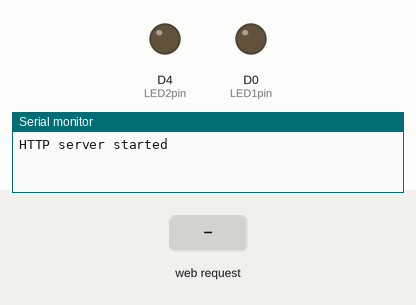
Simulated run of this sketch. Board: ESP8266 (NodeMCU). Parts: output pins drawn as LEDs (lit = HIGH), the last lines printed to the serial monitor. The test bench sets the inputs (shaded band).

Above: at 1.3 s.
1.4 s: HTTP request GET /led1on received
At 2.1 s:
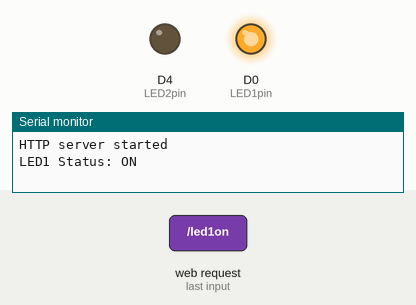
2.9 s: HTTP request GET /led2on received
At 3.3 s:
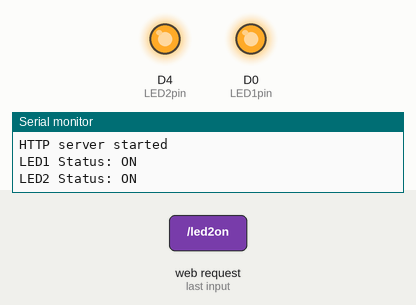
4.4 s: HTTP request GET /led1off received
At 5.6 s:
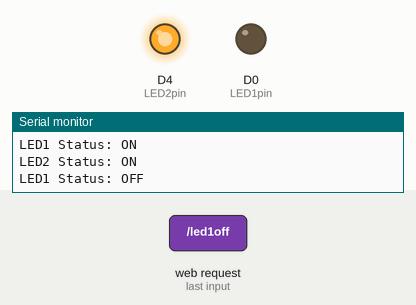
5.9 s: HTTP request GET /led2off received
At 6.7 s:
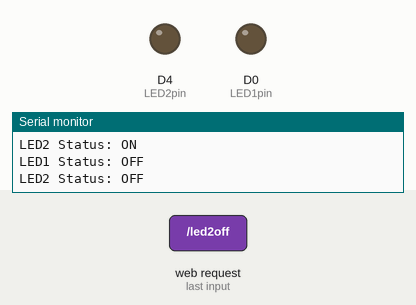
Timing chart, 0 to 8.4 s (numbered marks = the images above; inputs shaded):
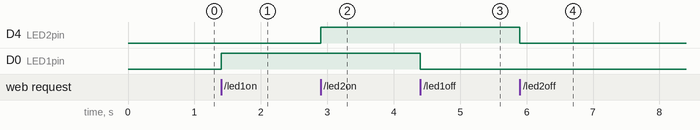

Measured:
- after the input at 1.4 s, D0 (LED1pin): LOW → HIGH at once
- after the input at 2.9 s, D4 (LED2pin): LOW → HIGH at once
- after the input at 4.4 s, D0 (LED1pin): HIGH → LOW at once
- after the input at 5.9 s, D4 (LED2pin): HIGH → LOW at once

The sketch:

Softap.ino
```cpp
#include <ESP8266WiFi.h>
#include <ESP8266WebServer.h>

const char* ssid = "Esp Mani";
const char* password = "cheppanu";

/* Put IP Address details */
IPAddress local_ip(114, 114, 114, 114);
IPAddress gateway(114, 114, 114, 114);
IPAddress subnet(255, 255, 255, 0);


ESP8266WebServer server(80);

uint8_t LED1pin = D0;
bool LED1status = LOW;

uint8_t LED2pin = D4;
bool LED2status = LOW;

void setup() {
  Serial.begin(115200);
  pinMode(LED1pin, OUTPUT);
  pinMode(LED2pin, OUTPUT);

  WiFi.softAP(ssid, password);
  WiFi.softAPConfig(local_ip, gateway, subnet);
  delay(100);

  server.on("/", handle_OnConnect);
  server.on("/led1on", handle_led1on);
  server.on("/led1off", handle_led1off);
  server.on("/led2on", handle_led2on);
  server.on("/led2off", handle_led2off);
  server.onNotFound(handle_NotFound);

  server.begin();
  Serial.println("HTTP server started");
}
void loop() {
  server.handleClient();
  if(LED1status)
  {digitalWrite(LED1pin, HIGH);}
  else
  {digitalWrite(LED1pin, LOW);}

  if(LED2status)
  {digitalWrite(LED2pin, HIGH);}
  else
  {digitalWrite(LED2pin, LOW);}
}

void handle_OnConnect() {
  LED1status = LOW;
  LED2status = LOW;
  Serial.println("LED1 Status: OFF | LED2 Status: OFF");
  server.send(200, "text/html", SendHTML(LED1status,LED2status));
}

void handle_led1on() {
  LED1status = HIGH;
  Serial.println("LED1 Status: ON");
  server.send(200, "text/html", SendHTML(true,LED2status));
}

void handle_led1off() {
  LED1status = LOW;
  Serial.println("LED1 Status: OFF");
  server.send(200, "text/html", SendHTML(false,LED2status));
}

void handle_led2on() {
  LED2status = HIGH;
  Serial.println("LED2 Status: ON");
  server.send(200, "text/html", SendHTML(LED1status,true));
}

void handle_led2off() {
  LED2status = LOW;
  Serial.println("LED2 Status: OFF");
  server.send(200, "text/html", SendHTML(LED1status,false));
}

void handle_NotFound(){
  server.send(404, "text/plain", "Not found");
}

String SendHTML(uint8_t led1stat,uint8_t led2stat){
  String ptr = "<!DOCTYPE html> <html>\n";
  ptr +="<head><meta name=\"viewport\" content=\"width=device-width, initial-scale=1.0, user-scalable=no\">\n";
  ptr +="<title>LED Control</title>\n";
  ptr +="<style>html { font-family: Helvetica; display: inline-block; margin: 0px auto; text-align: center;}\n";
  ptr +="body{margin-top: 50px;} h1 {color: #444444;margin: 50px auto 30px;} h3 {color: #444444;margin-bottom: 50px;}\n";
  ptr +=".button {display: block;width: 80px;background-color: #1abc9c;border: none;color: white;padding: 13px 30px;text-decoration: none;font-size: 25px;margin: 0px auto 35px;cursor: pointer;border-radius: 4px;}\n";
  ptr +=".button-on {background-color: #1abc9c;}\n";
  ptr +=".button-on:active {background-color: #16a085;}\n";
  ptr +=".button-off {background-color: #34495e;}\n";
  ptr +=".button-off:active {background-color: #2c3e50;}\n";
  ptr +="p {font-size: 14px;color: #888;margin-bottom: 10px;}\n";
  ptr +="</style>\n";
  ptr +="</head>\n";
  ptr +="<body>\n";
  ptr +="<h1>ESP8266 Web Server</h1>\n";
  ptr +="<h3>Using Access Point(AP) Mode</h3>\n";

   if(led1stat)
  {ptr +="<p>LED1 Status: ON</p><a class=\"button button-off\" href=\"/led1off\">OFF</a>\n";}
  else
  {ptr +="<p>LED1 Status: OFF</p><a class=\"button button-on\" href=\"/led1on\">ON</a>\n";}

  if(led2stat)
  {ptr +="<p>LED2 Status: ON</p><a class=\"button button-off\" href=\"/led2off\">OFF</a>\n";}
  else
  {ptr +="<p>LED2 Status: OFF</p><a class=\"button button-on\" href=\"/led2on\">ON</a>\n";}

  ptr +="</body>\n";
  ptr +="</html>\n";
  return ptr;
}
```
